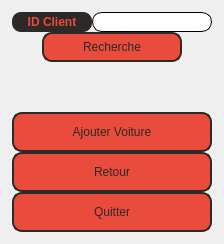
      <widget class="QWidget" name="louervoiture">
       <layout class="QVBoxLayout" name="verticalLayout_27">
        <item alignment="Qt::AlignHCenter">
         <widget class="QFrame" name="frame15">
          <property name="sizePolicy">
           <sizepolicy hsizetype="Maximum" vsizetype="Maximum">
            <horstretch>0</horstretch>
            <verstretch>0</verstretch>
           </sizepolicy>
          </property>
          <property name="minimumSize">
           <size>
            <width>200</width>
            <height>120</height>
           </size>
          </property>
          <property name="frameShape">
           <enum>QFrame::NoFrame</enum>
          </property>
          <property name="frameShadow">
           <enum>QFrame::Plain</enum>
          </property>
          <layout class="QVBoxLayout" name="verticalLayout_26">
           <property name="spacing">
            <number>0</number>
           </property>
           <property name="sizeConstraint">
            <enum>QLayout::SetFixedSize</enum>
           </property>
           <property name="leftMargin">
            <number>1</number>
           </property>
           <property name="topMargin">
            <number>1</number>
           </property>
           <property name="rightMargin">
            <number>1</number>
           </property>
           <property name="bottomMargin">
            <number>1</number>
           </property>
           <item>
            <layout class="QFormLayout" name="formLayout_10">
             <item row="0" column="1">
              <widget class="QLineEdit" name="clientsearch">
               <property name="sizePolicy">
                <sizepolicy hsizetype="Preferred" vsizetype="Fixed">
                 <horstretch>0</horstretch>
                 <verstretch>0</verstretch>
                </sizepolicy>
               </property>
               <property name="minimumSize">
                <size>
                 <width>0</width>
                 <height>20</height>
                </size>
               </property>
               <property name="styleSheet">
                <string notr="true">QLineEdit{
    border-style:solid;
	border-width:1px;
    border-radius:10px;
	padding-right:10px;
	padding-left:10px;
    font: &quot;Segoe UI&quot;;
}
QLineEdit:hover{
	border-style:solid;
	border-color:rgb(252, 249, 81);
}
</string>
               </property>
              </widget>
             </item>
             <item row="0" column="0">
              <widget class="QLabel" name="label_35">
               <property name="sizePolicy">
                <sizepolicy hsizetype="Maximum" vsizetype="Preferred">
                 <horstretch>0</horstretch>
                 <verstretch>0</verstretch>
                </sizepolicy>
               </property>
               <property name="minimumSize">
                <size>
                 <width>80</width>
                 <height>0</height>
                </size>
               </property>
               <property name="styleSheet">
                <string notr="true">background-color: rgb(45, 41, 38);
color:rgb(233, 75, 60);
font: 8pt &quot;Segoe UI&quot;,;
font-weight:bold;
border-radius:9px;</string>
               </property>
               <property name="text">
                <string>ID Client</string>
               </property>
               <property name="alignment">
                <set>Qt::AlignCenter</set>
               </property>
              </widget>
             </item>
            </layout>
           </item>
           <item alignment="Qt::AlignHCenter">
            <widget class="QPushButton" name="findclient">
             <property name="sizePolicy">
              <sizepolicy hsizetype="Maximum" vsizetype="Fixed">
               <horstretch>0</horstretch>
               <verstretch>0</verstretch>
              </sizepolicy>
             </property>
             <property name="minimumSize">
              <size>
               <width>140</width>
               <height>30</height>
              </size>
             </property>
             <property name="styleSheet">
              <string notr="true">QPushButton {
    color:rgb(45, 41, 38);
    background-color:rgb(233, 75, 60);
    border-style:solid;
    border-width:2px;
    border-color:rgb(45, 41, 38);
    border-radius:10px;
    font: 10pt &quot;Segoe UI&quot;;
}
QPushButton:hover {
	background-color: rgb(45, 41, 38);
	color:rgb(233, 75, 60);
	border-color:rgb(233, 75, 60);
}
QPushButton:pressed {
    background-color:rgb(252, 249, 81);
    color:rgb(45, 41, 38);
    border-style:solid;
	border-color:rgba(255, 255, 255, 0);
}</string>
             </property>
             <property name="text">
              <string>Recherche</string>
             </property>
            </widget>
           </item>
           <item>
            <widget class="QLabel" name="feedback">
             <property name="minimumSize">
              <size>
               <width>0</width>
               <height>50</height>
              </size>
             </property>
             <property name="styleSheet">
              <string notr="true"/>
             </property>
             <property name="text">
              <string/>
             </property>
             <property name="alignment">
              <set>Qt::AlignHCenter|Qt::AlignTop</set>
             </property>
            </widget>
           </item>
           <item>
            <widget class="QPushButton" name="addcar2_2">
             <property name="sizePolicy">
              <sizepolicy hsizetype="Maximum" vsizetype="Maximum">
               <horstretch>0</horstretch>
               <verstretch>0</verstretch>
              </sizepolicy>
             </property>
             <property name="minimumSize">
              <size>
               <width>200</width>
               <height>40</height>
              </size>
             </property>
             <property name="cursor">
              <cursorShape>PointingHandCursor</cursorShape>
             </property>
             <property name="styleSheet">
              <string notr="true">QPushButton {
    color:rgb(45, 41, 38);
    background-color:rgb(233, 75, 60);
    border-style:solid;
    border-width:2px;
    border-color:rgb(45, 41, 38);
    border-radius:10px;
    font: 11pt &quot;Segoe UI&quot;;
}
QPushButton:hover {
	background-color: rgb(45, 41, 38);
	color:rgb(233, 75, 60);
	border-color:rgb(233, 75, 60);
}
QPushButton:pressed {
    background-color:rgb(252, 249, 81);
    color:rgb(45, 41, 38);
    border-style:solid;
	border-color:rgba(255, 255, 255, 0);
}</string>
             </property>
             <property name="text">
              <string>Ajouter Voiture</string>
             </property>
            </widget>
           </item>
           <item>
            <widget class="QPushButton" name="return4_3">
             <property name="sizePolicy">
              <sizepolicy hsizetype="Maximum" vsizetype="Maximum">
               <horstretch>0</horstretch>
               <verstretch>0</verstretch>
              </sizepolicy>
             </property>
             <property name="minimumSize">
              <size>
               <width>200</width>
               <height>40</height>
              </size>
             </property>
             <property name="cursor">
              <cursorShape>PointingHandCursor</cursorShape>
             </property>
             <property name="styleSheet">
              <string notr="true">QPushButton {
    color:rgb(45, 41, 38);
    background-color:rgb(233, 75, 60);
    border-style:solid;
    border-width:2px;
    border-color:rgb(45, 41, 38);
    border-radius:10px;
    font: 11pt &quot;Segoe UI&quot;;
}
QPushButton:hover {
	background-color: rgb(45, 41, 38);
	color:rgb(233, 75, 60);
	border-color:rgb(233, 75, 60);
}
QPushButton:pressed {
    background-color:rgb(252, 249, 81);
    color:rgb(45, 41, 38);
    border-style:solid;
	border-color:rgba(255, 255, 255, 0);
}</string>
             </property>
             <property name="text">
              <string>Retour</string>
             </property>
            </widget>
           </item>
           <item>
            <widget class="QPushButton" name="quit2_3">
             <property name="sizePolicy">
              <sizepolicy hsizetype="Maximum" vsizetype="Maximum">
               <horstretch>0</horstretch>
               <verstretch>0</verstretch>
              </sizepolicy>
             </property>
             <property name="minimumSize">
              <size>
               <width>200</width>
               <height>40</height>
              </size>
             </property>
             <property name="cursor">
              <cursorShape>PointingHandCursor</cursorShape>
             </property>
             <property name="styleSheet">
              <string notr="true">QPushButton {
    color:rgb(45, 41, 38);
    background-color:rgb(233, 75, 60);
    border-style:solid;
    border-width:2px;
    border-color:rgb(45, 41, 38);
    border-radius:10px;
    font: 11pt &quot;Segoe UI&quot;;
}
QPushButton:hover {
	background-color: rgb(45, 41, 38);
	color:rgb(233, 75, 60);
	border-color:rgb(233, 75, 60);
}
QPushButton:pressed {
    background-color:rgb(252, 249, 81);
    color:rgb(45, 41, 38);
    border-style:solid;
	border-color:rgba(255, 255, 255, 0);
}</string>
             </property>
             <property name="text">
              <string>Quitter</string>
             </property>
            </widget>
           </item>
          </layout>
         </widget>
        </item>
       </layout>
      </widget>
